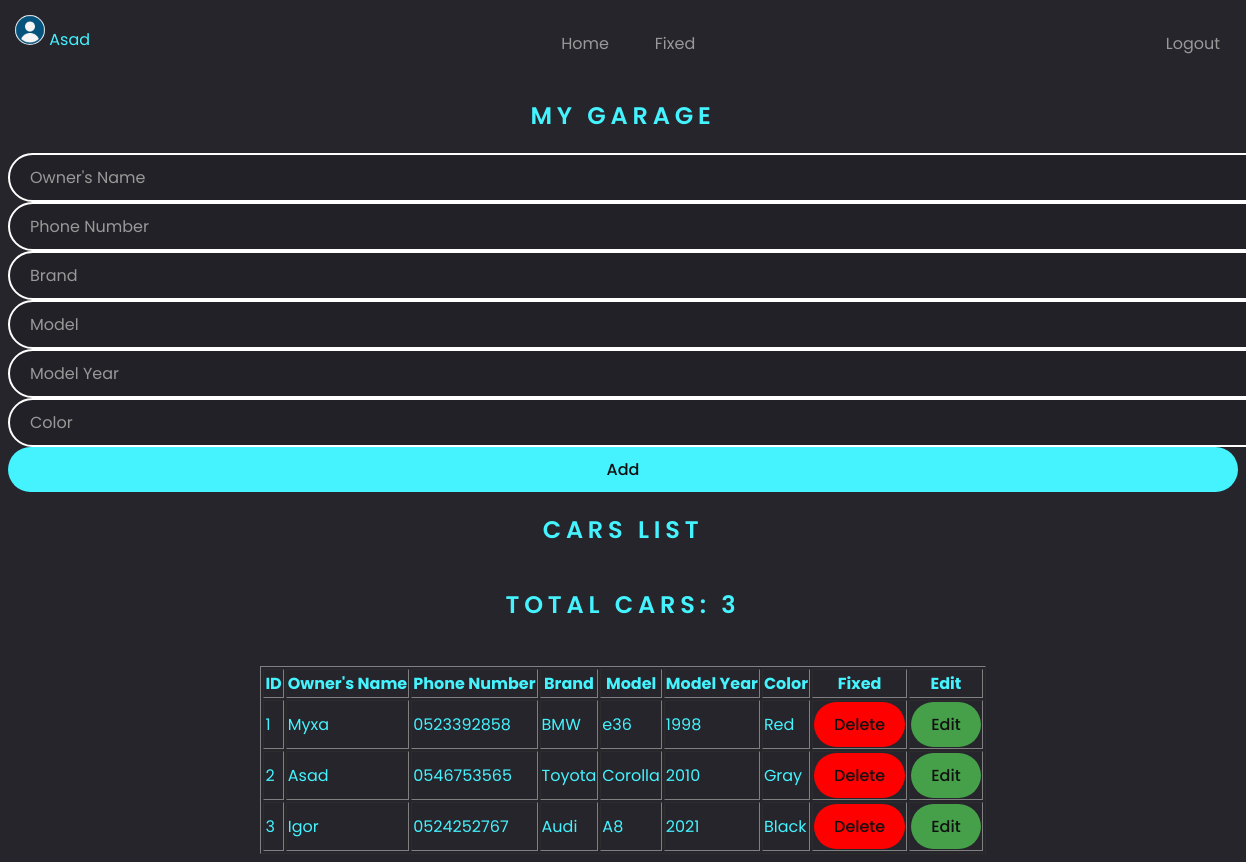
Screenshot of / (signed in) with the database file from the repository.
### tables this page shows
CREATE TABLE Users (id INTEGER PRIMARY KEY AUTOINCREMENT, username TEXT UNIQUE, email TEXT UNIQUE, password TEXT, profile_photo TEXT);

CREATE TABLE Cars (OwnerName, OwnerNumber TEXT, Brand, Model, ModelYear, Color);

### app.py (the view)
@app.route('/')
def home():
    if 'user_id' not in session:
        return redirect(url_for('login'))
    cur.execute("SELECT username, profile_photo FROM Users WHERE id=?", (session['user_id'],))
    user_data = cur.fetchone()
    if user_data:
        user_name, user_profile_photo = user_data
        if user_profile_photo is None:
            user_profile_photo = 'default.png'  # Set to your default photo filename
        cur.execute("SELECT rowid,* FROM Cars")
        cars = cur.fetchall()
        return render_template('index.html', cars=cars, user_name=user_name, user_profile_photo=user_profile_photo)
    else:
        flash('User not found. Please log in again.', 'danger')
        return redirect(url_for('login'))

### templates/index.html (shortened to what this page needs)
<!DOCTYPE html>
<html lang="en">
<head>
    <link rel="stylesheet" href="{{ url_for('static', filename='styles/style.css') }}">
</head>
<body>
    <nav>
        <ul class="menu">
            {% if user_name %}
                <li class="profile-link">
                    <div class="user-profile">
                        {% if user_profile_photo %}
                            <img class="rounded-profile" width="30px" height="30px" src="{{ url_for('static', filename='uploads/' + user_profile_photo) }}" alt="Profile Photo">
                        {% else %}
                            <img class="rounded-profile" width="30px" height="30px" src="{{ url_for('static', filename='uploads/default.jpg') }}" alt="Default Photo">
                        {% endif %}
                        <span>{{ user_name }}</span>
                    </div>
                </li>
            {% endif %}
            <li><a href="{{ url_for('home') }}">Home</a></li>
            <li><a href="{{ url_for('fixed') }}">Fixed</a></li>
            <li class="logout-link"><a href="{{ url_for('logout') }}">Logout</a></li>
        </ul>
    </nav>
    <div id="main-content">
        <h2>My Garage</h2>
        <form action="/add" method="post">
            <input type="text" name="ownerName" placeholder="Owner's Name">
            <input type="tel" name="phoneNumber" placeholder="Phone Number">
            <input type="text" name="brand" placeholder="Brand">
            <input type="text" name="model" placeholder="Model">
            <input type="text" name="year" placeholder="Model Year">
            <input type="text" name="clr" placeholder="Color">
            <input type="submit" value="Add">
        </form>
        <h2>Cars list</h2>
        <div id="counter">
            <h2>Total Cars: {{ cars|length }}</h2>
        </div><br>
        <div id="display">
            <table border="1">
                <thead>
                    <tr>
                        <th>ID</th>
                        <th>Owner's Name</th>
                        <th>Phone Number</th>
                        <th>Brand</th>
                        <th>Model</th>
                        <th>Model Year</th>
                        <th>Color</th>
                        <th>Fixed</th>
                        <th>Edit</th>
                    </tr>
                </thead>
                <tbody>
                    {% for car in cars %}
                    <tr>
                        <td>{{ car[0] }}</td>
                        <td>{{ car[1] }}</td>
                        <td>{{ car[2] }}</td>
                        <td>{{ car[3] }}</td>
                        <td>{{ car[4] }}</td>
                        <td>{{ car[5] }}</td>
                        <td>{{ car[6] }}</td>
                        <td>
                            <form method="POST" action="/delete/{{ car[0] }}"
                                onsubmit="return confirm('Are you sure you want to delete this car?');">
                                <input id="del_btn" type="submit" value="Delete">
                            </form>
                        </td>
                        <td>
                            <input id="edit_btn" onclick="toggleEditForm({{ car[0] }})" type="button" value="Edit">
                        </td>
                    </tr>
                    {% endfor %}
                </tbody>
            </table>
        </div>
    </div>
</body>
</html>

### static/styles/style.css (style rules this page uses)
* { font-family: "Poppins", sans-serif; }
body { background: #25252b; display: flex; flex-direction: column; align-items: center; justify-content: center; color: #45f3ff; }
input { width: 100%; padding: 10px 20px; outline: none; border: none; font-size: 1em; color: #fff; background: rgba(0, 0, 0, 0.1); border: 2px solid #fff; border-radius: 30px; }
input::placeholder { color: #999; }
input[type="submit"] { background: #45f3ff; border: none; font-weight: 500; color: #111; cursor: pointer; transition: 0.5s; }
#del_btn { background: #ff0000; border: none; font-weight: 500; color: #111; cursor: pointer; transition: 0.5s; }
#edit_btn { background: #45a049; border: none; font-weight: 500; color: #111; cursor: pointer; transition: 0.5s; }
h2 { text-transform: uppercase; font-weight: 600; letter-spacing: 0.2em; }
#main-content { flex-direction: column; align-items: center; justify-content: center; display: flex; }
ul { margin: 0; padding: 0; list-style: none; }
nav { width: 100%; }
a { cursor: pointer; }
.menu { margin: 0; padding: 0; display: flex; justify-content: center; align-items: stretch; height: 70px; }
.menu li { display: inline-block; width: 90px; transition: all 0.3s ease-in-out; }
.menu>li a { color: #999; display: flex; align-items: center; justify-content: center; padding: 0 7px; text-decoration: none; position: relative; height: 100%; }
.menu>li>a::before { content: ""; position: absolute; width: 100%; height: 3px; bottom: 3px; left: 0px; background-color: #45f3ff; transition: all 0.2s ease-in-out; scale: 0 0; visibility: hidden; }
.profile-link { margin-right: auto; padding: 7px 7px; }
.logout-link { margin-left: auto; }
.rounded-profile { border-radius: 50%; }

### rows the page displays
Users: username "Asad"
Cars: rowid "1", OwnerName "Myxa", OwnerNumber "0523392858", Brand "BMW", Model "e36", ModelYear "1998", Color "Red"
Cars: rowid "2", OwnerName "Asad", OwnerNumber "0546753565", Brand "Toyota", Model "Corolla", ModelYear "2010", Color "Gray"
Cars: rowid "3", OwnerName "Igor", OwnerNumber "0524252767", Brand "Audi", Model "A8", ModelYear "2021", Color "Black"

### other values shown
{{ cars|length }} "3"
